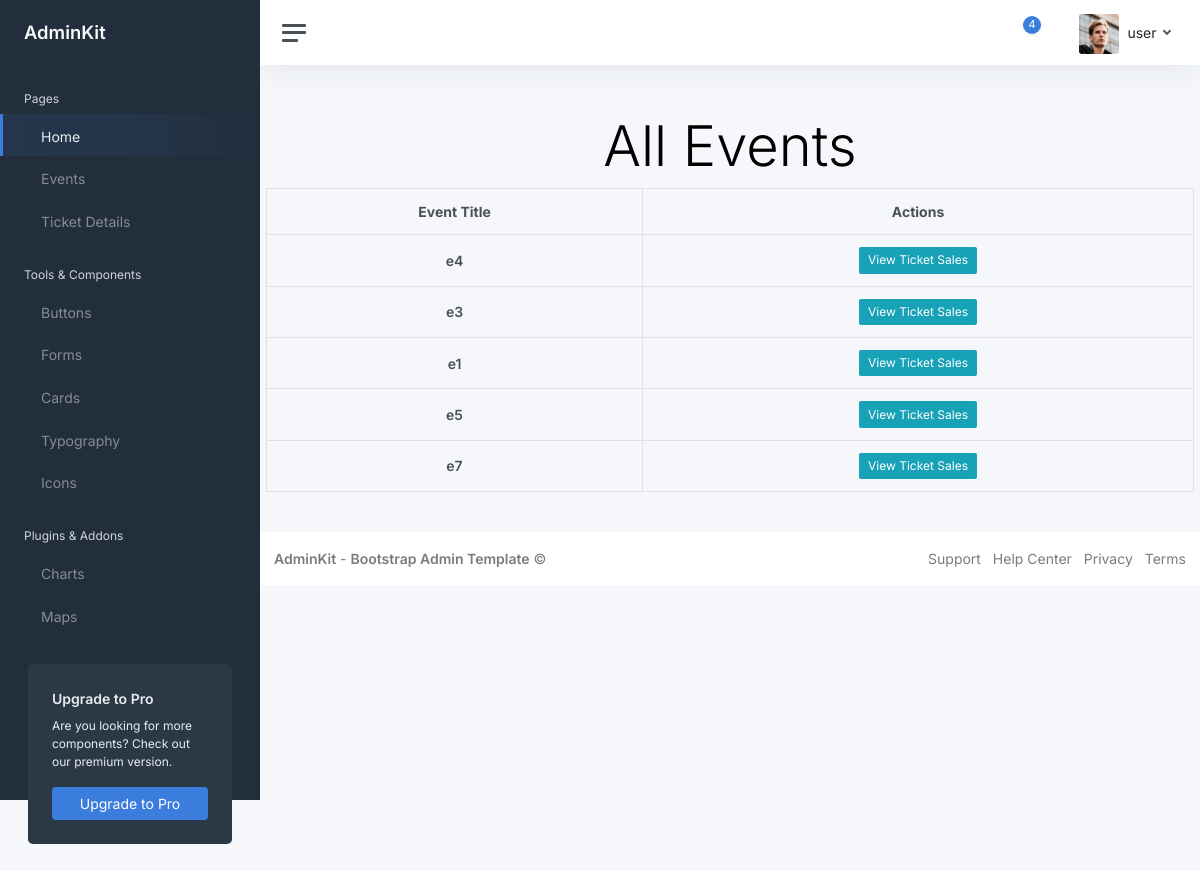
Page /admin_app/event_list_ticket/ (signed in) on the earlier database version.
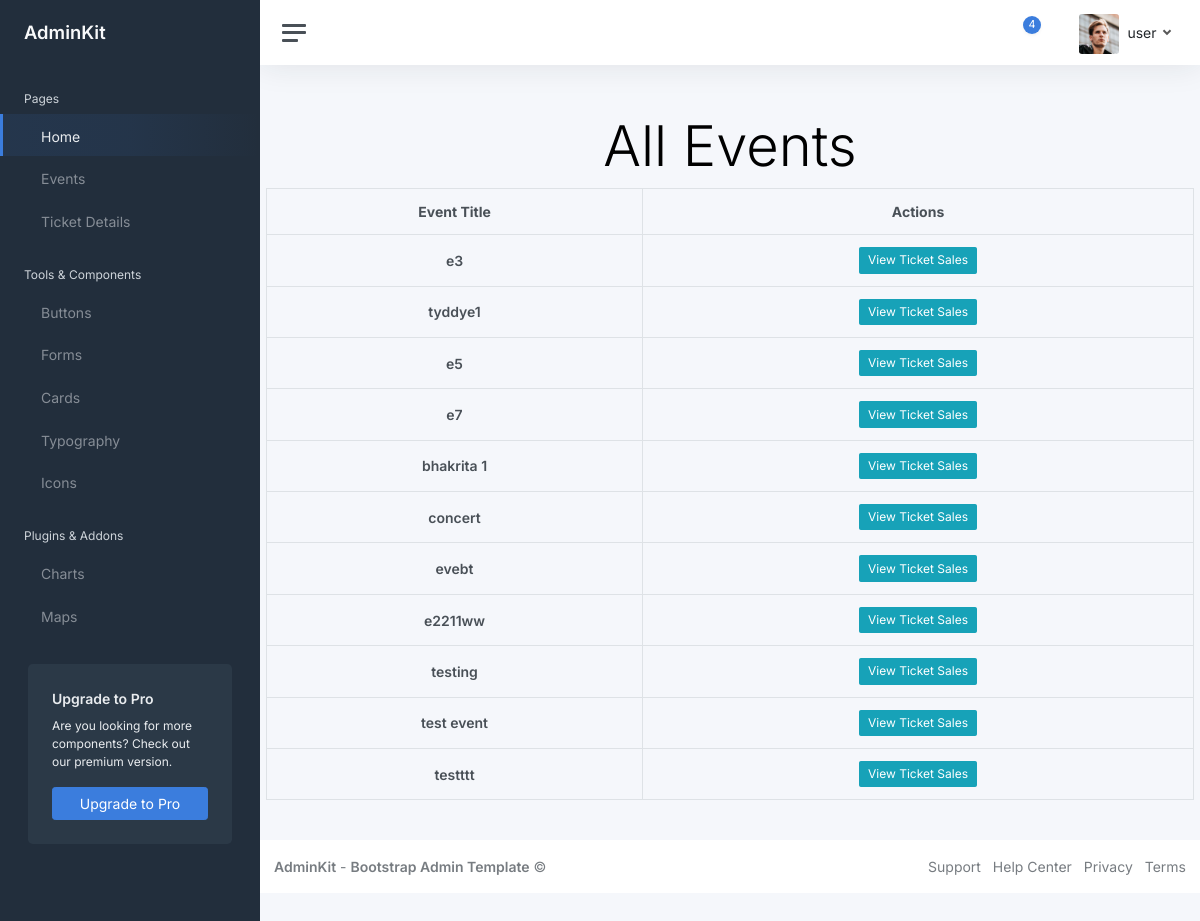
Same page on the later database version.
### ticket_app/models.py (models this page shows, shortened)
class Event (models.Model):
    event_title = models.CharField(max_length= 200, unique=True)
    event_description = models.TextField('Description of event: ')
    event_date = models.DateField()
    event_time = models.TimeField ()
    event_address = models.TextField()
    event_capacity = models.IntegerField()
    event_price = models.DecimalField(max_digits=8, decimal_places=2)
    event_uuid= models.UUIDField(default=uuid.uuid4)

### admin_app/views.py (the view)
# urls.py: path('event_list_ticket/', views.event_list_ticket, name='event_list_ticket'),
def event_list_ticket(request):
    events = Event.objects.all()
    return render(request, 'event_list_ticket.html', {'events': events})

### ticket_app/context_processors.py (called while the page is built)
def admin_context(request):
    if request.user.is_authenticated:
        user_groups = request.user.groups.values_list('name', flat=True)
        is_admin = 'Admin' in user_groups
        is_user = 'User' in user_groups
    else:
        is_admin = False
        is_user = False
    return {
        'is_admin': is_admin,
        'is_user' : is_user,
    }

### templates/event_list_ticket.html
{% extends "base.html" %}
{% block Mainblock %}
<div class="container py-5">
    <div class="row">
        <div class="col-12 text-center mb-4">
            <h1 class="display-4">All Events</h1>
            {% if events %}
            <div class="row">
                <div class="col-12">
                    <table class="table table-bordered table-hover">
                        <thead class="thead-light">
                            <tr>
                                <th>Event Title</th>
                                <th>Actions</th>
                            </tr>
                        </thead>
                        <tbody>
                            {% for event in events %}
                                <tr>
                                    <td><strong>{{ event.event_title }}</strong></td>
                                    <td>
                                        <a href="{% url 'admin_app:ticket_sales' event.id %}" class="btn btn-sm btn-info">
                                            View Ticket Sales
                                        </a>
                                    </td>
                                </tr>
                            {% endfor %}
                        </tbody>
                    </table>
                </div>
            </div>
            {% else %}
            <div class="row">
                <div class="col-12 text-center">
                    <p>No events available.</p>
                </div>
            </div>
            {% endif %}
        </div>
        {% endblock %}

Differences in the rows shown:
removed Event: event_title "e4"
changed Event: event_title "e1" → "tyddye1"
added Event: event_title "bhakrita 1"
added Event: event_title "concert"
added Event: event_title "evebt"
added Event: event_title "e2211ww"
added Event: event_title "testing"
added Event: event_title "test event"
added Event: event_title "testttt"
